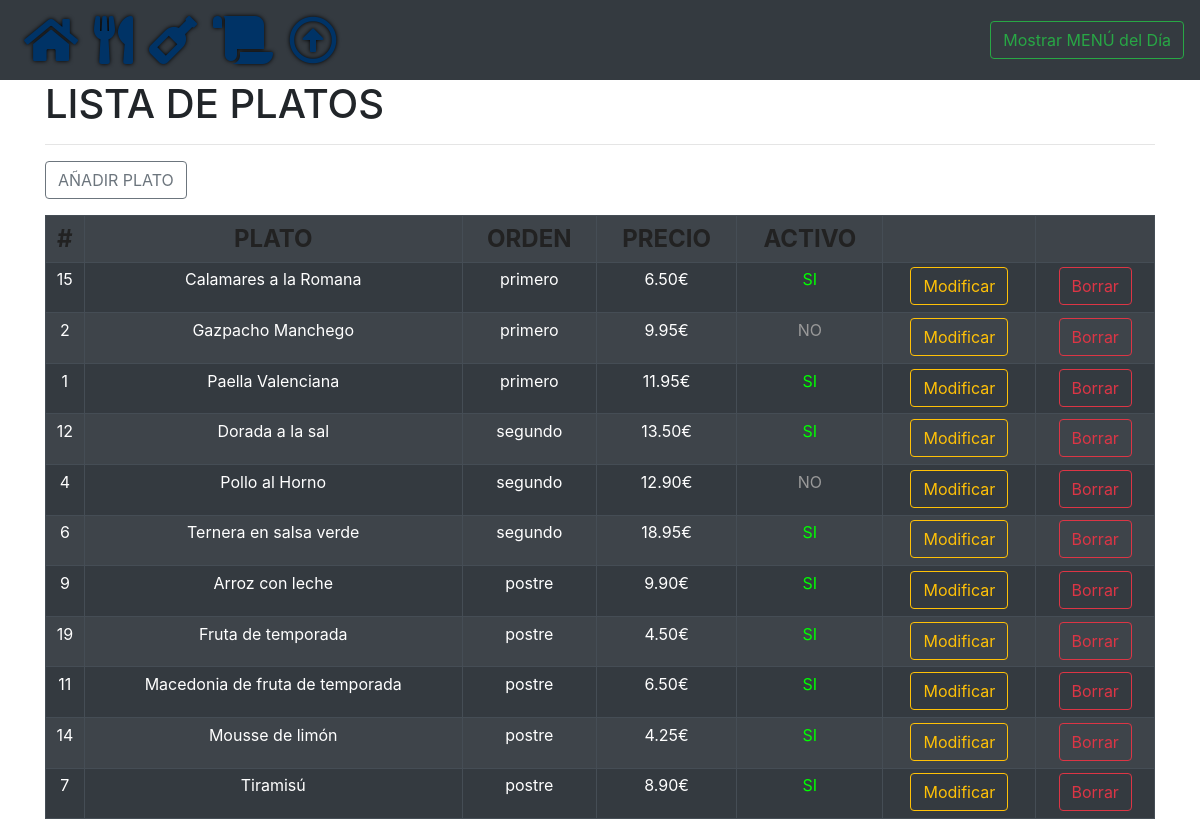
The page /admin/admin-platos.php on the database its author committed.
### tables this page shows
CREATE TABLE `platos` (
  `id` int(4) NOT NULL,
  `nombre_plato` varchar(100) NOT NULL,
  `precio_ud` float(4,2) NOT NULL,
  `orden_plato` enum('primero','segundo','postre') NOT NULL,
  `menu_activo` tinyint(1) NOT NULL DEFAULT '1'
);

### admin/admin-datos.php (called while the page is built)
<?php
include '../includes/conexion.php';
	$sql_full = "SELECT * FROM platos ORDER BY orden_plato, nombre_plato";
	$consulta_todos = mysqli_query($conex, $sql_full);
?>

### admin/admin-platos.php (the view, shortened to what this page needs)
<?php include "../includes/header.php"; ?>
		<?php
			include 'admin-datos.php';
			include '../includes/header.php';
			include '../includes/nav-admin.php';
		?>
		<div class='container'>
			<h1> LISTA DE PLATOS </h1>
			<hr>
			<a href="nuevo-plato.php" class="btn btn-outline-secondary mb-3">AÑADIR PLATO</a>
			<br>
			<table class="table table-sm table-striped table-bordered table-dark">
				<tr align='center'>
					<th>#</th>
					<th>PLATO</th>
					<th>ORDEN</th>
					<th>PRECIO</th>
					<th>ACTIVO</th>
					<th></th>
					<th></th>
				</tr>
				<?php
					echo '<tr>';
					while($reg = mysqli_fetch_array($consulta_todos)){
						echo '<td>'.$reg['id'].'</td>';
						echo '<td>'.$reg['nombre_plato'].'</td>';
						echo '<td>'.$reg['orden_plato'].'</td>';
						echo '<td>'.$reg['precio_ud'].'€</td>';
						echo '<td>';
							if($reg['menu_activo']) {
								echo '<p class="activo">SI</p>';
							}else{
								echo '<p class="inactivo">NO</9>';
							}
						echo'</td>';
						echo "<td><a href='modificar-plato.php?id=".$reg['id']."' class='btn btn-outline-warning'>Modificar</a></td>";
						echo "<td><a href='conf-borrar.php?id=".$reg['id']."&nombre_plato=".$reg['nombre_plato']."' class='btn btn-outline-danger'>Borrar</a></td>";
					echo '</tr>';
					}
				?>
			</table>
		</div>
<?php include "../includes/footer.php"; ?>

### css/style.css (style rules this page uses)
p.activo { color: lime; }
p.inactivo { color: #999; }
th { text-align: center; color: #222; font-size: 1.5em; }
td { text-align: center; }

### rows shown on the page
platos: id "15", nombre_plato "Calamares a la Romana", orden_plato "primero", precio_ud "6.50", menu_activo "SI"
platos: id "2", nombre_plato "Gazpacho Manchego", orden_plato "primero", precio_ud "9.95", menu_activo "NO"
platos: id "1", nombre_plato "Paella Valenciana", orden_plato "primero", precio_ud "11.95", menu_activo "SI"
platos: id "12", nombre_plato "Dorada a la sal", orden_plato "segundo", precio_ud "13.50", menu_activo "SI"
platos: id "4", nombre_plato "Pollo al Horno", orden_plato "segundo", precio_ud "12.90", menu_activo "NO"
platos: id "6", nombre_plato "Ternera en salsa verde", orden_plato "segundo", precio_ud "18.95", menu_activo "SI"
platos: id "9", nombre_plato "Arroz con leche", orden_plato "postre", precio_ud "9.90", menu_activo "SI"
platos: id "19", nombre_plato "Fruta de temporada", orden_plato "postre", precio_ud "4.50", menu_activo "SI"
platos: id "11", nombre_plato "Macedonia de fruta de temporada", orden_plato "postre", precio_ud "6.50", menu_activo "SI"
platos: id "14", nombre_plato "Mousse de limón", orden_plato "postre", precio_ud "4.25", menu_activo "SI"
platos: id "7", nombre_plato "Tiramisú", orden_plato "postre", precio_ud "8.90", menu_activo "SI"
